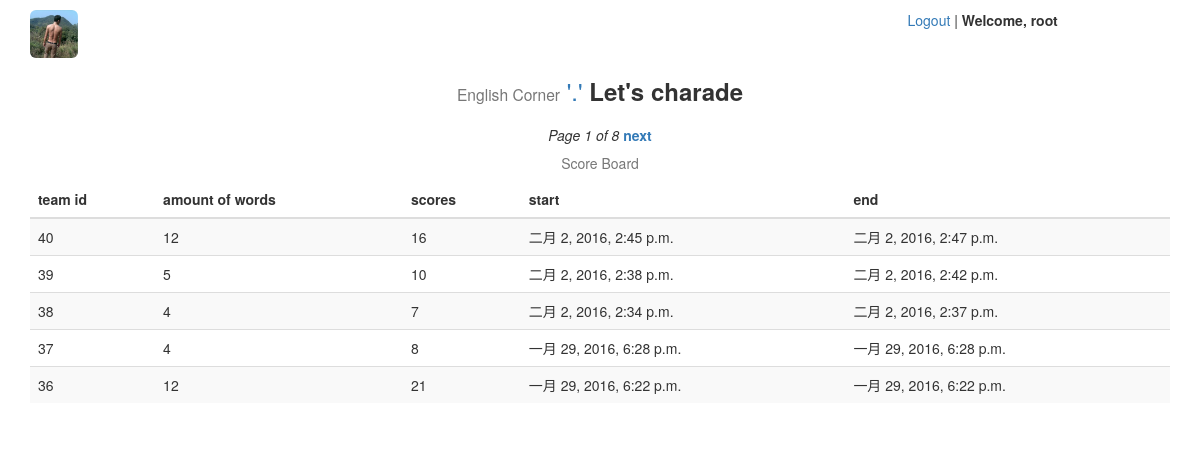
The page /charade/board/ (signed in) on the database as committed earlier.
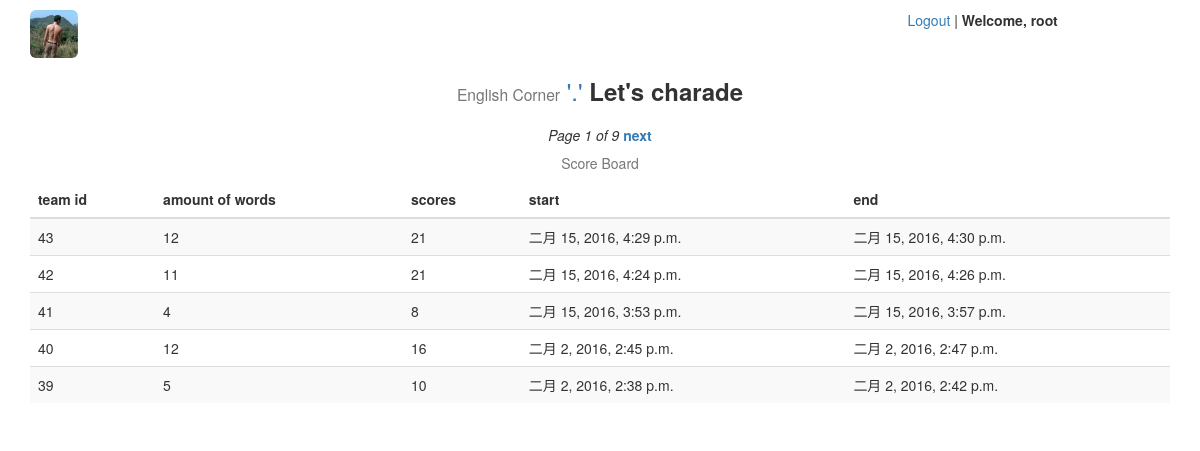
The same page on the database as committed later.
### charade/models.py (models this page shows, shortened)
@python_2_unicode_compatible
class GameScoreBoard(models.Model):
    amount = models.IntegerField('单词总数', default=0)
    scores = models.IntegerField('总得分', default=0)
    dt_start = models.DateTimeField('开始时间', auto_now_add=True)
    dt_end = models.DateTimeField('结束时间', auto_now=True)

### charade/views.py (the view)
@login_required
def game_board(request):
    game_score_board = GameScoreBoard.objects.order_by('-dt_start')
    paginator = Paginator(game_score_board, 5)
    page = request.GET.get('page')
    try:
        board = paginator.page(page)
    except PageNotAnInteger:
        board = paginator.page(1)
    except EmptyPage:
        board = paginator.page(paginator.num_pages)
    context = {'board': board}
    return render(request, 'charade/board.html', context)

### charade/templates/charade/board.html (shortened to what this page needs)
{% extends 'charade/base.html' %}
{% block content %}
{% if board %}
<div class="row text-center">
    <em>Page {{ board.number }} of {{ board.paginator.num_pages }}</em>
    {% if board.has_next %}
    <strong>
        <a href="?page={{ board.next_page_number }}">next</a>
    </strong>
    {% endif %}
</div>
<div class="table-responsive">
    <table class="table table-striped">
        <caption class="text-center">Score Board</caption>
        <thead>
            <tr>
                <th>team id</th>
                <th>amount of words</th>
                <th>scores</th>
                <th>start</th>
                <th>end</th>
            </tr>
        </thead>
        <tbody>
        {% for b in board %}
            <tr>
                <td>{{ b.id }}</a></td>
                <td>{{ b.amount }}</a></td>
                <td>{{ b.scores }}</a></td>
                <td>{{ b.dt_start }}</a></td>
                <td>{{ b.dt_end }}</a></td>
            </tr>
        {% endfor %}
        </tbody>
    </table>
</div>
{% else %}
<div class="row">
    <h1><p class="text-danger text-center">No records available.</p></h1>
</div>
{% endif %}
{% endblock %}

Rows that differ between the two databases and show on the page:
no longer on this page (row unchanged): GameScoreBoard: id "38", amount "4", scores "7", dt_start "二月 2, 2016, 2:34 p.m.", dt_end "二月 2, 2016, 2:37 p.m."
no longer on this page (row unchanged): GameScoreBoard: id "37", amount "4", scores "8", dt_start "一月 29, 2016, 6:28 p.m.", dt_end "一月 29, 2016, 6:28 p.m."
no longer on this page (row unchanged): GameScoreBoard: id "36", amount "12", scores "21", dt_start "一月 29, 2016, 6:22 p.m.", dt_end "一月 29, 2016, 6:22 p.m."
added GameScoreBoard: id "43", amount "12", scores "21", dt_start "二月 15, 2016, 4:29 p.m.", dt_end "二月 15, 2016, 4:30 p.m."
added GameScoreBoard: id "42", amount "11", scores "21", dt_start "二月 15, 2016, 4:24 p.m.", dt_end "二月 15, 2016, 4:26 p.m."
added GameScoreBoard: id "41", amount "4", scores "8", dt_start "二月 15, 2016, 3:53 p.m.", dt_end "二月 15, 2016, 3:57 p.m."
Other text that changed with them:
{{ board.paginator.num_pages }}: "8" → "9"
